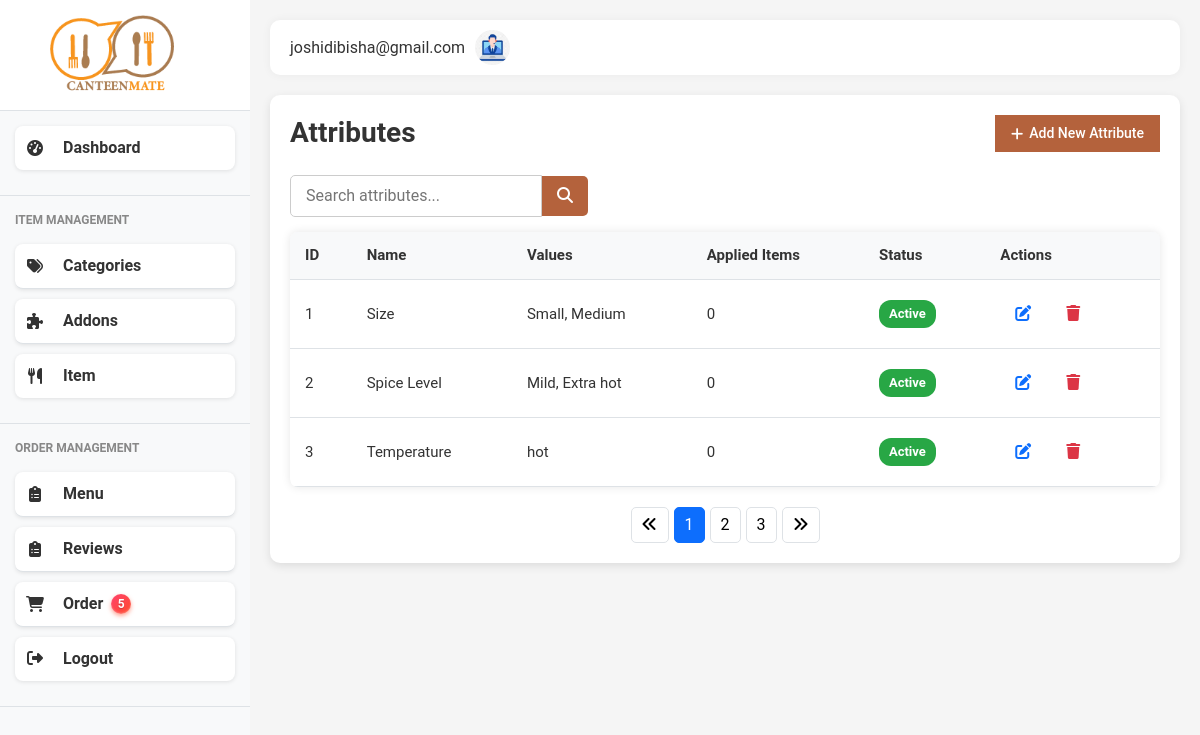
Screenshot of /admin/attributes (signed in) with the database file from the repository.
### models.py (models this page shows, shortened)
class User(db.Model):
    id = db.Column(db.Integer, primary_key=True)
    fullname = db.Column(db.String(100), nullable=False)
    email = db.Column(db.String(100), unique=True, nullable=False)
    password = db.Column(db.String(200), nullable=False)
    role = db.Column(db.String(20), nullable=False)
    phone = db.Column(db.String(10))
    created_at = db.Column(db.DateTime, server_default=db.func.now())

class Attribute(db.Model):
    __tablename__ = 'attributes'
    id = db.Column(db.Integer, primary_key=True)
    name = db.Column(db.String(100), nullable=False, unique=True)
    status = db.Column(db.Boolean, default=True)
    values = db.relationship('AttributeValue', backref='attribute', cascade='all, delete-orphan')

### main.py (the view)
@app.route('/admin/attributes')
@login_required
def attribute():
    user_id = session['user_id']
    user = User.query.get(user_id)
    attributes = Attribute.query.all()
    return render_template('admin/attribute.html',attributes=attributes, user=user, active_page='attributes')

### main.py (called while the page is built)
def login_required(view):
    @functools.wraps(view)
    def wrapped_view(**kwargs):
        if 'user_id' not in session:
            flash('Please log in to access this page', 'warning')
            return redirect(url_for('login'))
        return view(**kwargs)
    return wrapped_view

@app.context_processor
def inject_new_orders_count():
    count = Order.query.filter_by(status='pending').count()
    print(count)
    return dict(new_orders_count=count)

### templates/admin/attribute.html (shortened to what this page needs)
{% extends "admin/admin_base.html" %}
{% block content %}
    <div class="attribute-content">
        <div class="section-header">
            <h1 class="page-title">Attributes</h1>
            <button class="add-btn"><i class="fas fa-plus"></i> Add New Attribute</button>
        </div>
        <div class="section-filters">
        <div class="search-box">
            <input type="text" placeholder="Search attributes...">
           <button><i class="fas fa-search"></i></button>
        </div>
        </div>
        <div class="attributes-list" style="{% with messages = get_flashed_messages(with_categories=true) %}
            {% endwith %}">
            <div class="data-table">
            <table>
                <thead>
                    <tr>
                        <th>ID</th>
                        <th>Name</th>
                        <th>Values</th>
                        <th>Applied Items</th>
                        <th>Status</th>
                        <th>Actions</th>
                    </tr>
                </thead>
                <tbody>
                    {% for attribute in attributes %}
                    <tr>
                        <td>{{ attribute.id }}</td>
                        <td>{{ attribute.name }}</td>
                        <td>
                            {{ attribute.values | map(attribute='value') | join(', ') }}
                        </td>
                        <td>{{ attribute.items|length }}</td>
                        <td>
                            <span class="status-badge {{ 'active' if attribute.status else 'inactive' }}">
                                {{ 'Active' if attribute.status else 'Inactive' }}
                            </span>
                        </td>
                        <td class="actions">
                          <button class="btn-edit"
                              data-id="{{ attribute.id }}"
                              data-name="{{ attribute.name }}"
                              data-status="{{ 'active' if attribute.status else 'inactive' }}"
                              data-values-count="{{ attribute.values|length }}"
                              {% for v in attribute.values %}
                                data-value{{ loop.index0 }}="{{ v.value }}"
                                data-price{{ loop.index0 }}="{{ v.price_adjustment }}"
                              {% endfor %}
                          ><i class="fas fa-edit"></i></button>
                          <button class="btn-delete"><i class="fas fa-trash"></i></button>
                        </td>
                    </tr>
                {% endfor %}
                </tbody>
            </table>
            </div>
        </div>
        <div class="pagination">
            <button class="btn-page"><i class="fas fa-angles-left"></i> </button>
            <button class="btn-page active">1</button>
            <button class="btn-page">2</button>
            <button class="btn-page">3</button>
            <button class="btn-page"><i class="fas fa-angles-right"></i> </button>
        </div>
    </div>
    {% endblock %}

### templates/admin/admin_base.html (shortened to what this page needs)
<!DOCTYPE html>
<html lang="en">
<head>
    <link href="https://cdnjs.cloudflare.com/ajax/libs/bootstrap/5.3.0/css/bootstrap.min.css" rel="stylesheet">
    <link href="https://cdnjs.cloudflare.com/ajax/libs/font-awesome/6.4.0/css/all.min.css" rel="stylesheet">
    <link href="{{ url_for('static', filename='css/style.css') }}" rel="stylesheet">
    <link href="{{ url_for('static', filename='css/admin_styles.css') }}" rel="stylesheet">
    <link href="{{ url_for('static', filename='css/content-page.css') }}" rel="stylesheet">
</head>
<body>
    <div class="d-flex">
    <div class="sidebar">
        <div class="brand">
            <img src="{{ url_for('static', filename='img/logo.png') }}" href={{ url_for('dashboard')}} alt="Canteen Logo">
        </div>
        <nav>
            <div class="menu-section">
                <a href="{{ url_for('dashboard')}}" class="menu-item {% if active_page == 'dashboard' %}active{% endif %}">
                    <i class="fas fa-tachometer-alt"></i>
                    Dashboard
                </a>
            </div>
            <div class="menu-section">
                <div class="menu-title">ITEM MANAGEMENT</div>
                <a href="{{ url_for('categories') }}" class="menu-item {% if active_page == 'categories' %}active{% endif %}">
                    <i class="fas fa-tags"></i>
                    Categories
                </a>
                <a href="{{ url_for('addons')}}" class="menu-item {% if active_page == 'addons' %}active{% endif %}">
                    <i class="fas fa-puzzle-piece"></i>
                    Addons
                </a>
                <a href="{{ url_for('items')}}" class="menu-item  {% if active_page == 'items' %}active{% endif %}">
                    <i class="fas fa-utensils"></i>
                    Item
                </a>
            </div>
            <div class="menu-section">
                <div class="menu-title">ORDER MANAGEMENT</div>
                <a href="{{ url_for('menu') }}" class="menu-item  {% if active_page == 'menu' %}active{% endif %}">
                    <i class="fas fa-clipboard-list"></i>
                    Menu
                </a>
                <a href="{{ url_for('admin_reviews') }}" class="menu-item  {% if active_page == 'reviews' %}active{% endif %}">
                    <i class="fas fa-clipboard-list"></i>
                    Reviews
                </a>
               <a href="{{ url_for('admin_orders') }}" class="menu-item {% if active_page == 'admin_orders' %}active{% endif %}">
                <i class="fas fa-shopping-cart"></i>
                Order
                {% if new_orders_count > 0 %}
                <span class="order_badge">{{ new_orders_count }}</span>
                {% endif %}
            </a>
                <a href="{{ url_for('logout') }}" class="menu-item {% if active_page == 'logout' %}active{% endif %}">
                    <div class="menu-icon"><i class="fas fa-sign-out-alt"></i></div>
                    <div class="menu-text">Logout</div>
                </a>
            </div>
        </nav>
    </div>
    <div class="content-wrapper">
        <div class="top-navbar">
            <div class="d-flex align-items-center">
                <div class="user-profile">
                    <div class="user-info">
                        <div class="user-email">{{ user.email }}</div>
                    </div>
                    <img src="{{ url_for('static', filename='img/admin.jpg') }}" alt="User Avatar">
                </div>
            </div>
        </div>
    {% block content %}{% endblock %}
</body>
</html>

### static/css/style.css (style rules this page uses)
:root { --primary-color: #f7941d; --secondary-color: #e74c3c; --light-gray: #f8f9fa; --dark-gray: #343a40; --success-color: #28a745; --warning-color: #ffc107; --danger-color: #dc3545; --border-color: #dee2e6; }
body { font-family: 'Segoe UI', Tahoma, Geneva, Verdana, sans-serif; background-color: #f5f5f5; overflow-x: hidden; }
.d-flex { display: flex; }
.sidebar { height: 100vh; flex: 0 0 clamp(200px, 25%, 250px); overflow-y: auto; position: fixed; width: clamp(200px, 25%, 250px); background-color: #f8f9fa; transition: transform 0.3s ease, width 0.3s ease; z-index: 1000; }
.brand { background-color: white; padding: 15px; border-bottom: 1px solid var(--border-color); display: flex; align-items: center; padding-left: 20%; }
.brand img { height: 80px; }
.menu-section { padding: 15px; border-bottom: 1px solid var(--border-color); }
.menu-title { font-size: 12px; color: #888; font-weight: bold; margin-bottom: 15px; text-transform: uppercase; }
.menu-item { display: flex; align-items: center; gap: 8px; background: #fff; padding: 12px 20px; margin-bottom: 10px; border-radius: 8px; text-decoration: none; color: #333; box-shadow: 0 1px 4px rgb(0 0 0 / 0.1); width: 220px; font-weight: 600; user-select: none; }
.order_badge { display: inline-flex; align-items: center; justify-content: center; min-width: 20px; height: 20px; padding: 0 6px; font-size: 12px; font-weight: 600; color: white; background: linear-gradient(135deg, #ff416c, #ff4b2b); border-radius: 12px; box-shadow: 0 2px 4px rgba(255, 75, 43, 0.5), inset 0 -1px 2px rgba(255, 255, 255, 0.3); user-select: none; transition: background 0.3s ease, transform 0.15s ease; cursor: default; text-shadow: 0 1px 1px rgba(0,0,0,0.2); }
.menu-item i { width: 20px; text-align: center; margin-right: 10px; }
.content-wrapper { margin-left: clamp(200px, 25%, 250px); padding: 20px; width: calc(100% - clamp(200px, 25%, 250px)); transition: margin-left 0.3s ease, width 0.3s ease; overflow-x: hidden; }
.top-navbar { display: flex; justify-content: space-between; align-items: center; background-color: white; border-radius: 10px; padding: 10px 20px; margin-bottom: 20px; box-shadow: 0 0 10px rgba(0,0,0,0.05); }
.user-profile { display: flex; align-items: center; gap: 10px; }
.user-profile img { width: 40px; height: 40px; border-radius: 50%; object-fit: cover; }
.user-profile .user-info { display: flex; flex-direction: column; }
.section-header { display: flex; justify-content: space-between; align-items: center; margin-bottom: 15px; }
.page-title { font-size: 28px; font-weight: 700; }
.add-btn { background-color: #007bff; color: white; border: none; padding: 8px 16px; font-size: 14px; border-radius: 5px; cursor: pointer; display: flex; align-items: center; gap: 6px; transition: background-color 0.3s ease; }
.section-filters { display: flex; justify-content: space-between; align-items: center; margin-bottom: 15px; gap: 15px; flex-wrap: wrap; }
.data-table { overflow-x: auto; border-radius: 8px; box-shadow: 0 0 10px rgb(0 0 0 / 0.1); }
.data-table table { width: 100%; border-collapse: collapse; min-width: 600px; }
.data-table th, .data-table td { padding: 12px 16px; text-align: left; border-bottom: 1px solid #eee; vertical-align: middle; font-size: 15px; }
.data-table thead { background-color: #f8f9fa; font-weight: 600; font-size: 16px; }
.status-badge { display: inline-block; padding: 4px 10px; font-size: 13px; font-weight: 600; border-radius: 12px; color: white; user-select: none; }
.status-badge.active { background-color: #28a745; }
.actions { display: flex; gap: 10px; }

### static/css/content-page.css (style rules this page uses)
.categories-content, .attribute-content, .units-content { background-color: #fff; border-radius: 10px; padding: 20px; box-shadow: 0 3px 10px rgba(0, 0, 0, 0.1); }

### rows the page displays
User: email "joshidibisha@gmail.com"
Attribute: id "1", name "Size", values|map "Small, Medium", items|length "0", status "Active"
Attribute: id "2", name "Spice Level", values|map "Mild, Extra hot", items|length "0", status "Active"
Attribute: id "3", name "Temperature", values|map "hot", items|length "0", status "Active"

### other values shown
{{ new_orders_count }} "5"
